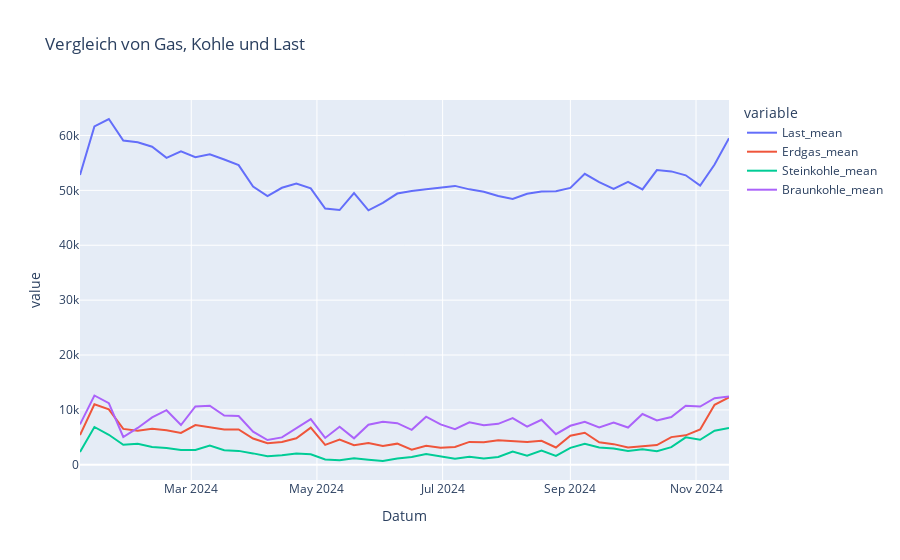

The cell this chart's notebook holds for it:
### Code cell
px.line(weekly_df.reset_index(),
        x="Datum (MEZ)", 
        y=["Last_mean", "Erdgas_mean", "Steinkohle_mean", "Braunkohle_mean"], 
        title="Vergleich von Gas, Kohle und Last",
        labels={"Datum (MEZ)": "Datum", "Energie (MW)": "Energie in MW"}
        )
